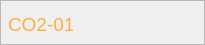
<?xml version="1.0" encoding="UTF-8"?>
<ui version="4.0">
 <class>CO2Sensor</class>
 <widget class="QWidget" name="CO2Sensor">
  <property name="geometry">
   <rect>
    <x>0</x>
    <y>0</y>
    <width>205</width>
    <height>45</height>
   </rect>
  </property>
  <property name="windowTitle">
   <string>Form</string>
  </property>
  <widget class="QFrame" name="frame">
   <property name="geometry">
    <rect>
     <x>0</x>
     <y>0</y>
     <width>205</width>
     <height>45</height>
    </rect>
   </property>
   <property name="styleSheet">
    <string notr="true">#frame{
border-image: url(:/UI/Widget/System_Sensor_5.png);}</string>
   </property>
   <property name="frameShape">
    <enum>QFrame::StyledPanel</enum>
   </property>
   <property name="frameShadow">
    <enum>QFrame::Raised</enum>
   </property>
   <widget class="QLabel" name="label">
    <property name="geometry">
     <rect>
      <x>8</x>
      <y>16</y>
      <width>65</width>
      <height>17</height>
     </rect>
    </property>
    <property name="palette">
     <palette>
      <active>
       <colorrole role="WindowText">
        <brush brushstyle="SolidPattern">
         <color alpha="255">
          <red>252</red>
          <green>175</green>
          <blue>62</blue>
         </color>
        </brush>
       </colorrole>
      </active>
      <inactive>
       <colorrole role="WindowText">
        <brush brushstyle="SolidPattern">
         <color alpha="255">
          <red>252</red>
          <green>175</green>
          <blue>62</blue>
         </color>
        </brush>
       </colorrole>
      </inactive>
      <disabled>
       <colorrole role="WindowText">
        <brush brushstyle="SolidPattern">
         <color alpha="255">
          <red>190</red>
          <green>190</green>
          <blue>190</blue>
         </color>
        </brush>
       </colorrole>
      </disabled>
     </palette>
    </property>
    <property name="font">
     <font>
      <pointsize>14</pointsize>
     </font>
    </property>
    <property name="text">
     <string>CO2-01</string>
    </property>
   </widget>
  </widget>
 </widget>
 <resources/>
 <connections/>
</ui>
